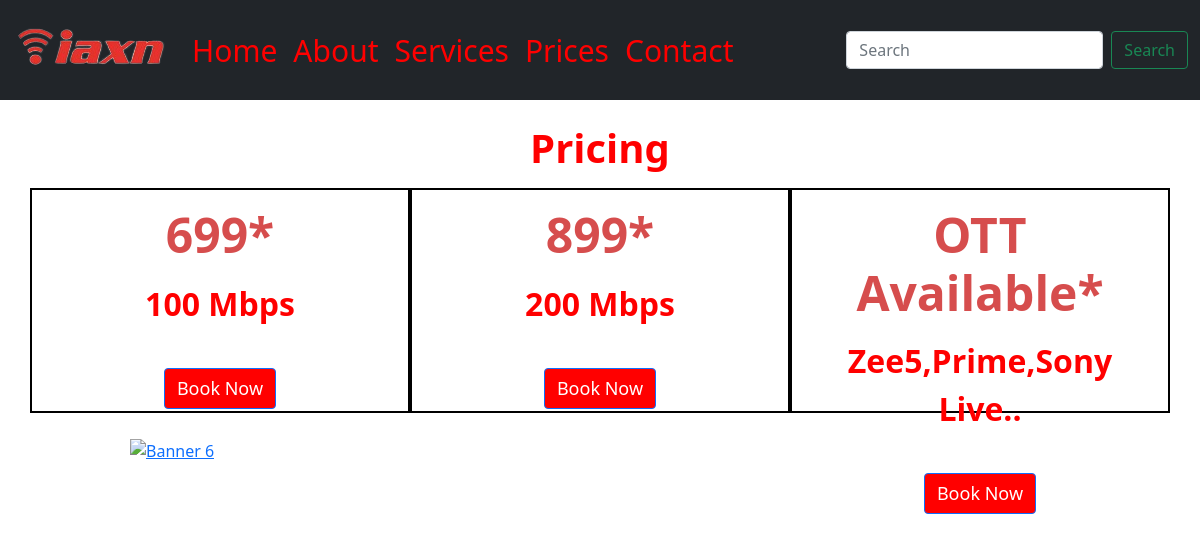
Screenshot of /prices with the database file from the repository.
### website/models.py (models this page shows)
class pricemodel(models.Model):
    price= models.CharField(max_length=100, verbose_name="model verbose name")
    offer= models.CharField(max_length=100)

### website/views.py (the view)
# urls.py: path('prices', views.prices, name='prices'),
def prices(request):
      prc= pricemodel.objects.all()
      print(prc)
      return render(request, 'prices.html',  {'prc': prc})

### website/templates/prices.html (shortened to what this page needs)
{% extends 'base.html' %}
{% load static %}
{% block content %}
<div class="container-fluid my-4">
    <section id="pricing" class="pricing" style="text-align: center">
        <div class="container">
            <div class="section-title">
                <h2>Pricing</h2>
                <div class="row">
                    {% for i in prc %}
                        <div class="div1 mt-2 col-md-4">
                            <h5 class="my-3">{{i.price}}</h5>
                            <p>{{i.offer}}</p>
                            <button type="button" class="mt-4 btn btn-primary">Book Now</button>
                        </div>
                    {% endfor %}
                </div>
            </div>
        </div>
    </section>
</div>
<div>
    <a href="#" title="Banner 6" class="center" style="border:none;">
        <img class="img-responsive img-fluid" src="https://iaxntelecom.com/upload/banner06.jpg1508155441" alt="Banner 6" title="Banner 6">
    </a>
</div>
{% endblock %}

### website/static/assets/css/style.css (style rules this page uses)
.contact-header, .section-title h2 { color:red; font-weight: bolder; font-size: 40px; }
.div1 { background-color: white; text-align:center; border : 2px solid black; height: 225px; display: block; justify-content:space-between; }
.div1 h5 { font-weight: bolder; font-size: xxx-large; font-family: revert; color:rgb(214, 77, 77); margin-top: 0.2rem; }
.div1 p { font-size: xx-large; font-weight: bolder; color: red; }
.div1 button { background-color: red; font-size: large; }
.img-responsive { margin-left: 130px; height: 8vh; }

### rows the page displays
pricemodel: price "699*", offer "100 Mbps"
pricemodel: price "899*", offer "200 Mbps"
pricemodel: price "OTT Available*", offer "Zee5,Prime,Sony Live.."
